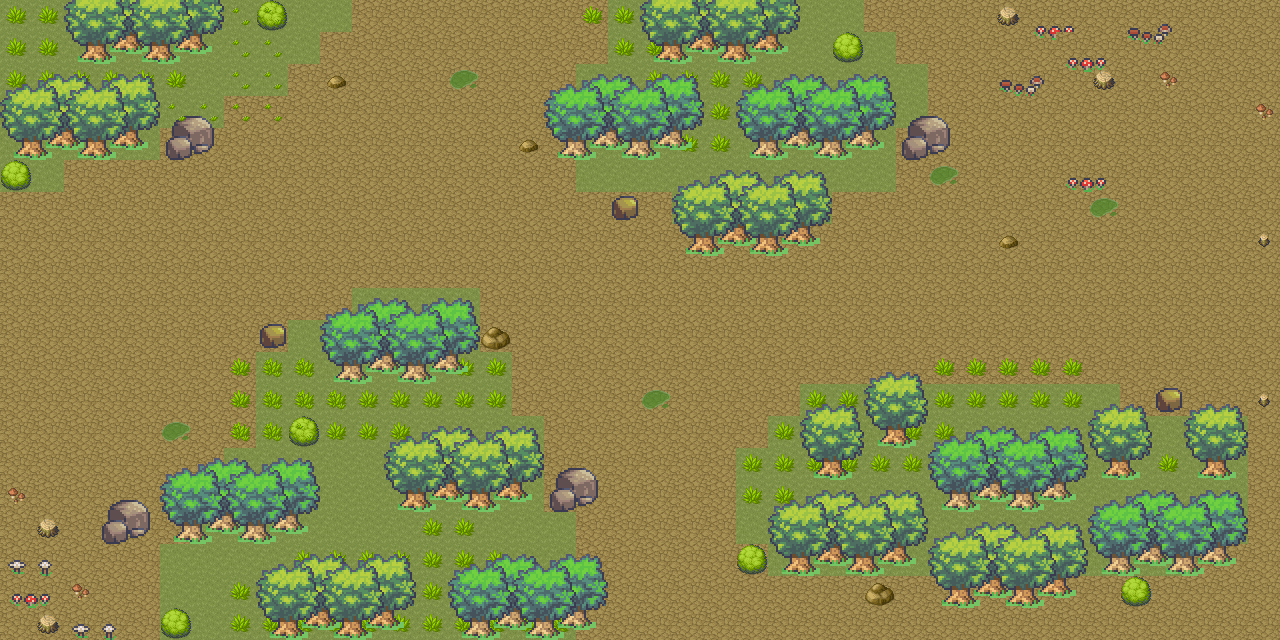

The image is a tile-based game level rendered from a .tmx file. Its description and source (layers, tilesets, objects; grid data summarised) follow:
An orthogonal 40x20 tile map with 32x32 px tiles, 4 tile layers (groundLayer, wrLayer, grassLayer, treeLayer), 3 tilesets.

<map version="1.5" tiledversion="1.7.2" orientation="orthogonal" renderorder="right-down" width="40" height="20" tilewidth="32" tileheight="32" infinite="0" nextlayerid="14" nextobjectid="1">
 <editorsettings>
  <export target="Map_2.json" format="json" />
 </editorsettings>
 <tileset firstgid="1" name="popiya1" tilewidth="32" tileheight="32" tilecount="1064" columns="8">
  <image source="pippoya.png" width="256" height="4256" />
 </tileset>
 <tileset firstgid="1065" name="popiya2" tilewidth="32" tileheight="32" tilecount="855" columns="19">
  <image source="pippoya2.png" width="608" height="1440" />
 </tileset>
 <tileset firstgid="1920" name="popiya 3" tilewidth="32" tileheight="32" tilecount="5208" columns="8">
  <image source="pippoya3.png" width="256" height="20832" />
 </tileset>
 <layer id="10" name="groundLayer" width="40" height="20">
  <data>[800 cells, 800 non-empty, 2 distinct tile ids]</data>
 </layer>
 <layer id="11" name="wrLayer" width="40" height="20">
  <data>[800 cells, 31 non-empty, 9 distinct tile ids]</data>
 </layer>
 <layer id="13" name="grassLayer" width="40" height="20">
  <data>[800 cells, 130 non-empty, 17 distinct tile ids]</data>
 </layer>
 <layer id="12" name="treeLayer" width="40" height="20">
  <data>[800 cells, 262 non-empty, 39 distinct tile ids]</data>
 </layer>
</map>
